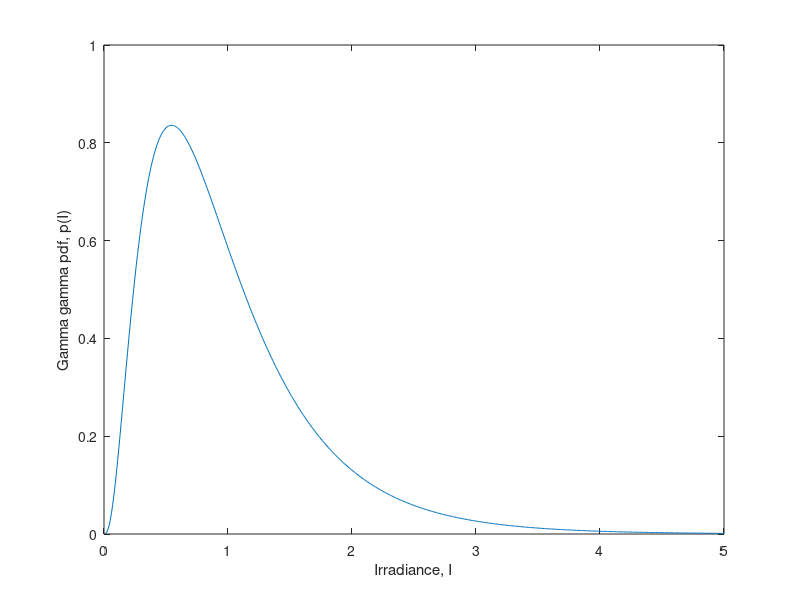

The MATLAB script that drew this image:
%The Gamma-gamma pdf 

clc









sigLSqr=0.55
R=sigLSqr;
A=(0.49*R)/(1+1.11*R^(6/5))^(7/6); 
B=(0.51*R)/(1+0.69*R^(6/5))^(5/6); 
alpha=1/(exp(A)-1)
a=alpha;
beta=1/(exp(B)-1)
sigNSqr=exp(A+B)-1
b=beta;
k=(a+b)/2;
k1=a*b;
K =2*(k1^k)/(gamma(a)*gamma(b));
I=0.01:0.01:5;
K1=I.^(k-1);
Z=2*sqrt(k1*I);
p=K.*K1.*besselk((a-b),Z); 
plot(I,p)
xlabel('Irradiance, I') 
ylabel('Gamma gamma pdf, p(I)')
pos=find(I==0.5);
%range=1:floor(length(I)/2);
range=1:pos;
pG=1-trapz(I(range),p(range));
